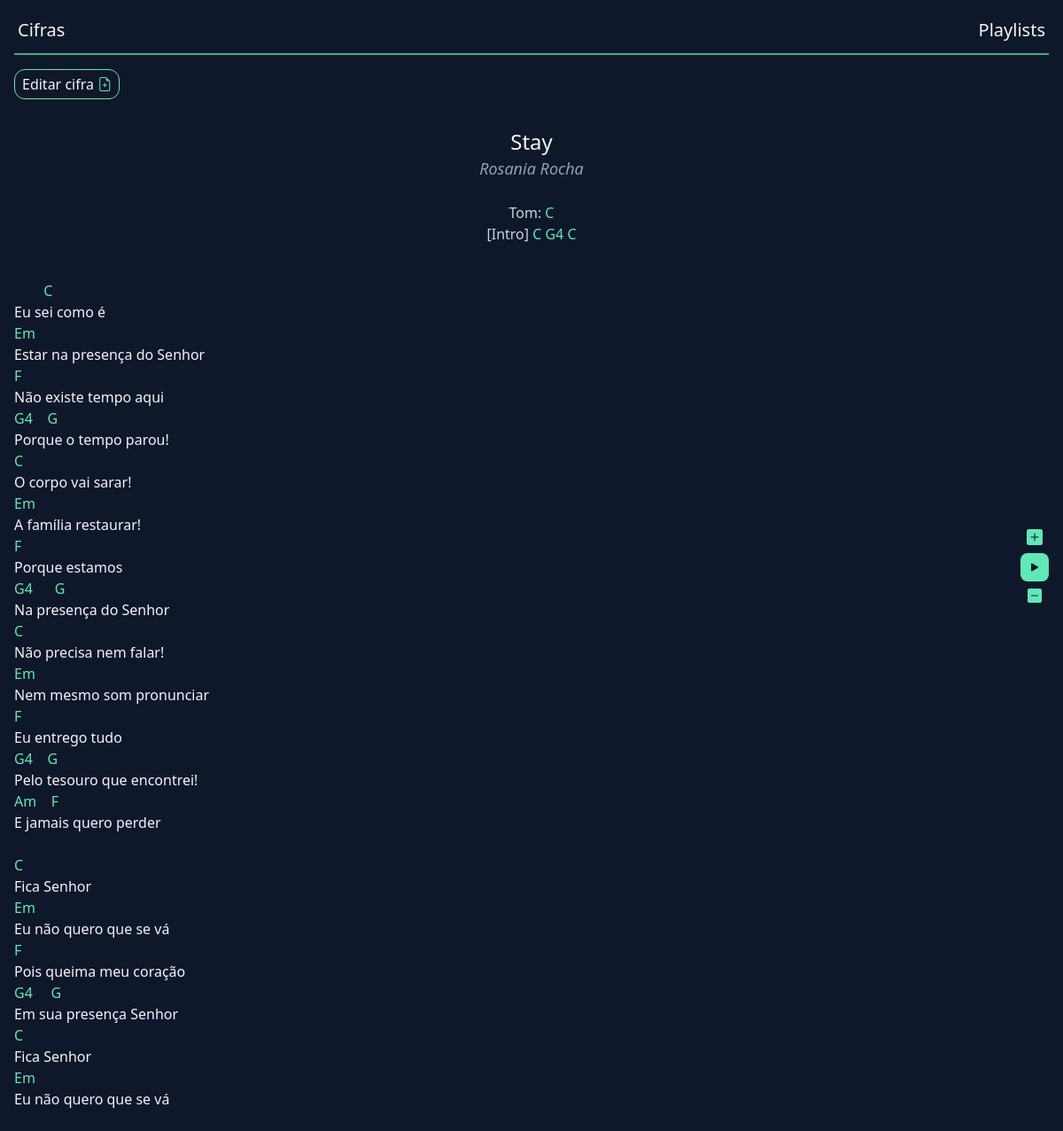
The app's page /chord?id=5 with its own data.
### tables this page shows
CREATE TABLE "chords"(
	id integer primary key,
  "chord_name" varchar(255),
  "artist" varchar(255),
  "tone" varchar(1),
  intro varchar(10),
  "chord" text
);

### helpers.php (called while the page is built, shortened)
<?php
function view($view, $data = [])
{
    require "views/template/app.php";
}

### controllers/chord.controller.php (called while the page is built)
<?php
$id = $_REQUEST['id'];
$chord = $database
    ->query(
        "select * from chords where id = :id",
        Chord::class,
        ['id' => $id]
    )
    ->fetch();
view('chord', ['chord' => $chord]);

### routes.php (called while the page is built, shortened)
<?php
$controller = str_replace('/', '', parse_url($_SERVER['REQUEST_URI'])['path']);
require "controllers/{$controller}.controller.php";

### index.php (called while the page is built, shortened)
<?php
require "database.php";
require "helpers.php";
require "routes.php";

### database.php (called while the page is built, shortened)
<?php
class Database
{
    private $db;
    public function __construct()
    {
        $this->db = new PDO("sqlite:database.sqlite");
    }
    public function query(string $query, $class = null, array $params = [])
    {
        $prepare = $this->db->prepare($query);
        if ($class) {
            $prepare->setFetchMode(PDO::FETCH_CLASS, $class);
        }
        $prepare->execute($params);
        return $prepare;
    }
}
$database = new Database();

### views/chord.view.php (the view)
<div class="flex ml-4">
    <div class="group flex mt-4">
        <a
            href="/update-chord?id=<?= $chord->id ?>"
            class="border-1 border-emerald-300 group-active:border-cyan-300 px-2 py-1 rounded-xl">
            Editar cifra
            <i class="bi bi-file-earmark-plus text-emerald-300 group-active:text-cyan-300"></i>
        </a>
    </div>
</div>
<div class="flex flex-col mt-4">
    <div class="flex flex-col mx-auto justify-center items-center">
        <h1 class="text-2xl text-slate-100"><?= $chord->chord_name ?></h1>
        <h2 class="text-lg text-slate-400 italic"><?= $chord->artist ?></h2>
        <p class="text-md text-slate-300"><?= $chord->tone ?></p>
        <p class="text-md text-slate-300"><?= $chord->intro ?></p>
    </div>
    <div class="ml-4 mt-4 whitespace-pre leading-normal">
        <?php echo $chord->chord ?>
    </div>
</div>
<div class="fixed right-4 top-1/2 transform -translate-y-1/2 flex flex-col items-center z-10">
    <button
        id="speed-up"
        class=" text-emerald-300 p-1 rounded-lg flex items-center"
        data-speed="10">
        <i class="bi bi-plus-square-fill text-lg"></i>
    </button>
    <button id="toggle-scroll" class="bg-emerald-300 text-slate-900 px-2 py-1 rounded-lg flex items-center">
        <i class="bi bi-play-fill"></i>
    </button>
    <button
        id="speed-down"
        class="text-emerald-300 p-1 rounded-lg flex items-center"
        data-speed="10">
        <i class="bi bi-dash-square-fill"></i>
    </button>
</div>

### records on screen
chords: chord_name "Stay", artist "Rosania Rocha", tone "Tom: C", intro "[Intro] C G4 C", chord "C Eu sei como é Em Estar na presença do Senhor F Não existe tempo aqui G4 G Porque o tempo parou! C O corpo vai sarar! Em A família restaurar! F Porque estamos G4 G Na presença do Senhor C Não precisa nem falar! Em Nem mesmo som pronunciar F Eu entrego tudo G4 G Pelo tesouro que encontrei! Am F E jamais quero perder C Fica Senhor Em Eu não quero que se vá F Pois queima meu coração G4 G Em sua presença Senhor C Fica Senhor Em Eu não quero que se vá"
